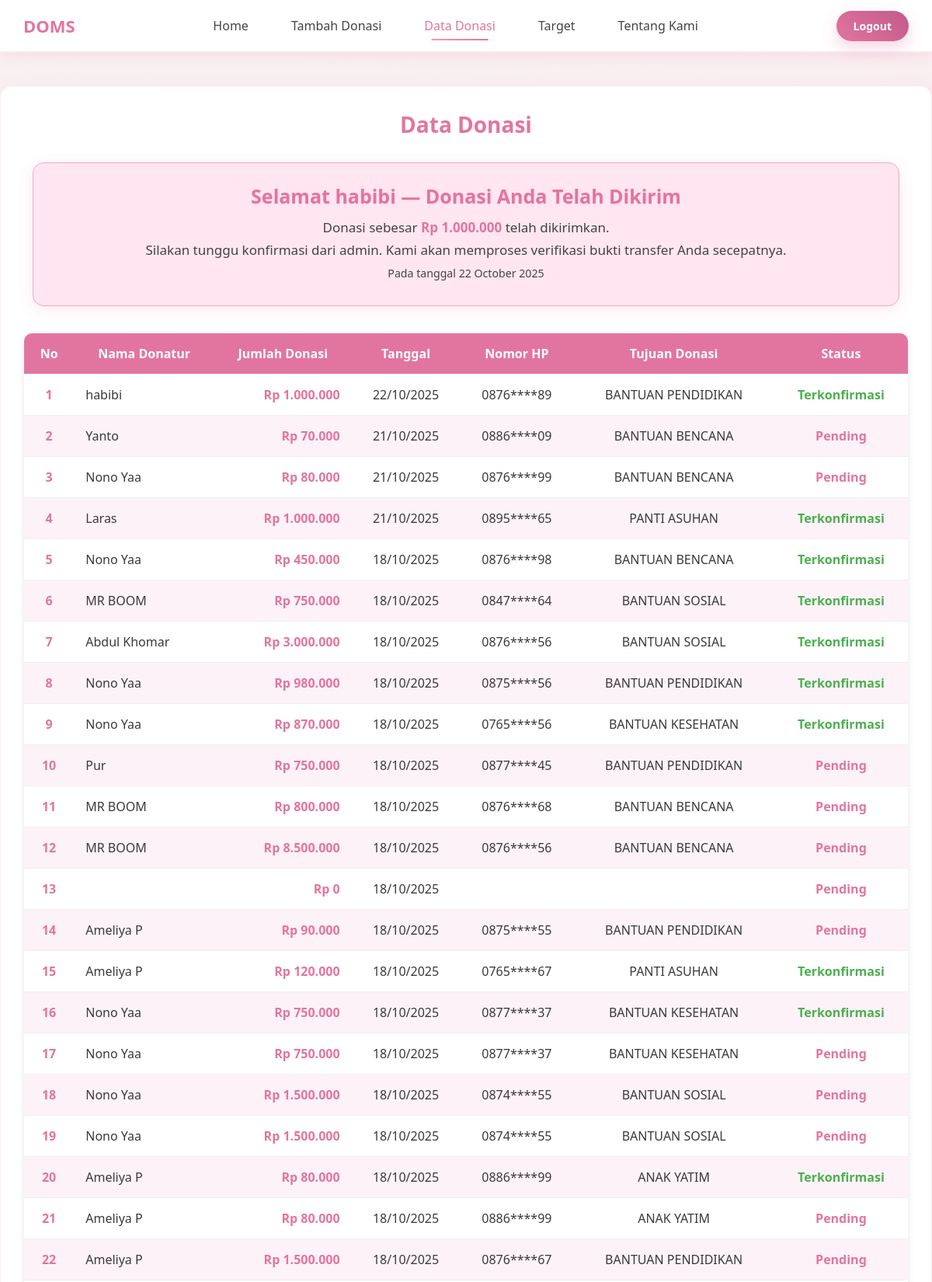
Screenshot of /data_donasi.php (signed in, upper part) with the database file from the repository.
### tables this page shows
CREATE TABLE `donations` (
  `id` int(11) NOT NULL,
  `username` varchar(100) DEFAULT NULL,
  `donor_name` varchar(100) NOT NULL,
  `phone` varchar(20) DEFAULT NULL,
  `amount` decimal(15,2) DEFAULT NULL,
  `created_at` datetime NOT NULL,
  `status` enum('pending','confirmed') NOT NULL DEFAULT 'pending',
  `deleted_admin_temp` enum('yes','no') NOT NULL DEFAULT 'no',
  `tujuan_donasi` varchar(100) NOT NULL,
  `bukti_transfer` varchar(255) DEFAULT NULL,
  `nama_bank` varchar(50) DEFAULT NULL,
  `is_anonim` tinyint(100) NOT NULL DEFAULT 0,
  `tanggal` datetime DEFAULT current_timestamp(),
  `rekening_number` varchar(50) DEFAULT NULL,
  `target_amount` int(11) DEFAULT 0
);

### data_donasi.php (the view, shortened to what this page needs)
<?php
include 'koneksi.php';
$map = [
    'palestina' => 'Palestina',
    'papua' => 'Papua',
    'anak_yatim' => 'Anak Yatim',
    'bencana_alam' => 'Bencana Alam',
    'pendidikan' => 'Pendidikan',
    'kesehatan' => 'Kesehatan',
    'panti_asuhan' => 'Panti Asuhan',
    'masjid' => 'Masjid',
    'umum' => 'Umum'
];
$query = "
    SELECT id, donor_name, amount, phone, created_at,
           IF(status IS NULL OR status = '', 'Pending', status) AS status,
           tujuan_donasi, is_anonim, bukti_transfer
    FROM donations
    ORDER BY created_at DESC
";
$result = mysqli_query($koneksi, $query);
$donations = [];
while ($row = mysqli_fetch_assoc($result)) {
    $donations[] = $row;
}
$latest_query = mysqli_query($koneksi, "
    SELECT donor_name, amount, created_at, is_anonim
    FROM donations
    ORDER BY created_at DESC LIMIT 1
");
$latest = null;
if ($latest_query && mysqli_num_rows($latest_query) > 0) {
    $latest_row = mysqli_fetch_assoc($latest_query);
    $donorNameForDisplay = $latest_row['donor_name'];
    $latest = [
        'donor_name' => $donorNameForDisplay,
        'amount' => $latest_row['amount'],
        'created_at' => date('d F Y', strtotime($latest_row['created_at']))
    ];
}
?>
<!DOCTYPE html>
<html>
<head>
</head>
<body>
<div class="navbar">
    <div class="brand"><b>DOMS</b></div>
    <div class="menu-center">
        <a href="dashboard.php">Home</a>
        <a href="tambah_donasi.php">Tambah Donasi</a>
        <a href="data_donasi.php" class="active">Data Donasi</a>
        <a href="target.php">Target</a>
        <a href="tentang.php">Tentang Kami</a>
    </div>
    <div class="logout">
        <a href="logout.php" onclick="return confirm('Yakin ingin logout?');">Logout</a>
    </div>
</div>
<div class="container">
    <h2>Data Donasi</h2>
    <div class="latest-donor">
        <?php if ($latest): ?>
            <h3>Selamat <?= htmlspecialchars($latest['donor_name']) ?> — Donasi Anda Telah Dikirim</h3>
            <p>Donasi sebesar <span>Rp <?= number_format($latest['amount'], 0, ',', '.') ?></span> telah dikirimkan.</p>
            <p>Silakan tunggu konfirmasi dari admin. Kami akan memproses verifikasi bukti transfer Anda secepatnya.</p>
            <p><small>Pada tanggal <?= htmlspecialchars($latest['created_at']) ?></small></p>
        <?php else: ?>
            <p>Belum ada donasi terbaru</p>
        <?php endif; ?>
    </div>
    <table>
        <thead>
            <tr>
                <th>No</th>
                <th>Nama Donatur</th>
                <th>Jumlah Donasi</th>
                <th>Tanggal</th>
                <th>Nomor HP</th>
                <th>Tujuan Donasi</th>
                <th>Status</th>
            </tr>
        </thead>
        <tbody>
            <?php if (count($donations) > 0): ?>
                <?php foreach ($donations as $i => $d): ?>
                    <?php
                        $donor = ($d['is_anonim']==1 || strtolower($d['donor_name'])=='anonymous') ? 'Nono Yaa' : $d['donor_name'];
                        $tujuan = $map[$d['tujuan_donasi']] ?? $d['tujuan_donasi'];
                        $phone = strlen($d['phone']) > 4 ? substr($d['phone'],0,4).'****'.substr($d['phone'],-2) : $d['phone'];
                    ?>
                    <tr>
                        <td style="text-align:center;font-weight:bold;color:#e2759f;"><?= $i+1 ?></td>
                        <td><?= htmlspecialchars($donor) ?></td>
                        <td class="donation-amount">Rp <?= number_format($d['amount'],0,',','.') ?></td>
                        <td style="text-align:center;"><?= date('d/m/Y', strtotime($d['created_at'])) ?></td>
                        <td style="text-align:center;"><?= htmlspecialchars($phone) ?></td>
                        <td style="text-align:center;"><?= htmlspecialchars($tujuan) ?></td>
                        <td style="text-align:center;">
                            <?php if (strtolower($d['status']) == 'confirmed' || strtolower($d['status']) == 'terkonfirmasi'): ?>
                                <span style="color:#4caf50;font-weight:bold;">Terkonfirmasi</span>
                            <?php else: ?>
                                <span style="color:#e2759f;font-weight:bold;">Pending</span>
                            <?php endif; ?>
                        </td>
                    </tr>
                <?php endforeach; ?>
            <?php else: ?>
                <tr><td colspan="7" class="no-data">Belum ada data donasi</td></tr>
            <?php endif; ?>
        </tbody>
    </table>
</div>
</body>
</html>

### data_donasi.php (style rules this page uses)
* { margin:0;padding:0;box-sizing:border-box; }
body { font-family:'Segoe UI',Tahoma,Geneva,Verdana,sans-serif;background:linear-gradient(135deg,#f8f1f1 0%,#ffe6f0 100%);min-height:100vh;color:#3a3a3a; }
.navbar { position:fixed;top:0;left:0;right:0;background:#fff;display:flex;justify-content:space-between;align-items:center;padding:14px 30px;box-shadow:0 4px 15px rgba(226,117,159,0.15);border-bottom:2px solid rgba(226,117,159,0.15);z-index:1000; }
.navbar .brand { font-size:22px;font-weight:700;color:#e2759f; }
.menu-center { flex:1;display:flex;justify-content:center;gap:25px; }
.menu-center a { color:#444;text-decoration:none;font-weight:500;padding:8px 15px;border-radius:10px;position:relative; }
.menu-center a::after { content:"";position:absolute;bottom:0;left:50%;transform:translateX(-50%);width:0%;height:2px;background:linear-gradient(90deg,#ff99aa,#e2759f);transition:0.3s ease; }
.menu-center a.active { color:#e2759f; }
.menu-center a.active::after { width:60%; }
.logout a { color:#fff;background:linear-gradient(45deg,#e2759f,#c25a8a);padding:10px 22px;border-radius:25px;text-decoration:none;font-size:14px;font-weight:600;box-shadow:0 8px 20px rgba(226,117,159,0.3); }
.container { max-width:1200px;margin:110px auto 30px;background:#fff;padding:30px;border-radius:15px;box-shadow:0 5px 25px rgba(226,117,159,0.1);border:1px solid rgba(226,117,159,0.15); }
h2 { color:#e2759f;text-align:center;margin-bottom:30px;font-size:28px; }
.latest-donor { background:#ffe6f0;border:1px solid #f3a9c2;border-radius:14px;padding:25px;margin-bottom:35px;box-shadow:0 5px 20px rgba(226,117,159,0.15);text-align:center;transition:0.3s;width:98%;margin-left:auto;margin-right:auto; }
.latest-donor h3 { color:#e2759f;font-size:25px;font-weight:700;margin-bottom:12px;text-shadow:0 1px 1px rgba(226,117,159,0.2); }
.latest-donor p { color:#444;font-size:17px;margin:6px 0; }
.latest-donor span { font-weight:bold;color:#e2759f; }
table { width:100%;border-collapse:collapse;border-radius:10px;overflow:hidden;box-shadow:0 3px 10px rgba(0,0,0,0.1);margin-top:20px; }
th,td { padding:15px;text-align:left;border-bottom:1px solid #f0f0f0; }
th { background:#e2759f;color:white;font-weight:600;text-align:center; }
tr:nth-child(even) { background:#fdf2f8; }
.donation-amount { color:#e2759f;font-weight:bold;text-align:right; }

### rows the page displays
donations: donor_name "habibi", amount "1.000.000", created_at "22/10/2025", phone "0876****89", tujuan_donasi "BANTUAN PENDIDIKAN", shows "Terkonfirmasi"
donations: donor_name "Yanto", amount "70.000", created_at "21/10/2025", phone "0886****09", tujuan_donasi "BANTUAN BENCANA", shows "Pending"
donations: is_anonim "Nono Yaa", amount "80.000", created_at "21/10/2025", phone "0876****99", tujuan_donasi "BANTUAN BENCANA", shows "Pending"
donations: donor_name "Laras", amount "1.000.000", created_at "21/10/2025", phone "0895****65", tujuan_donasi "PANTI ASUHAN", shows "Terkonfirmasi"
donations: is_anonim "Nono Yaa", amount "450.000", created_at "18/10/2025", phone "0876****98", tujuan_donasi "BANTUAN BENCANA", shows "Terkonfirmasi"
donations: donor_name "MR BOOM", amount "750.000", created_at "18/10/2025", phone "0847****64", tujuan_donasi "BANTUAN SOSIAL", shows "Terkonfirmasi"
donations: donor_name "Abdul Khomar", amount "3.000.000", created_at "18/10/2025", phone "0876****56", tujuan_donasi "BANTUAN SOSIAL", shows "Terkonfirmasi"
donations: is_anonim "Nono Yaa", amount "980.000", created_at "18/10/2025", phone "0875****56", tujuan_donasi "BANTUAN PENDIDIKAN", shows "Terkonfirmasi"
donations: is_anonim "Nono Yaa", amount "870.000", created_at "18/10/2025", phone "0765****56", tujuan_donasi "BANTUAN KESEHATAN", shows "Terkonfirmasi"
donations: donor_name "Pur", amount "750.000", created_at "18/10/2025", phone "0877****45", tujuan_donasi "BANTUAN PENDIDIKAN", shows "Pending"
donations: donor_name "MR BOOM", amount "800.000", created_at "18/10/2025", phone "0876****68", tujuan_donasi "BANTUAN BENCANA", shows "Pending"
donations: donor_name "MR BOOM", amount "8.500.000", created_at "18/10/2025", phone "0876****56", tujuan_donasi "BANTUAN BENCANA", shows "Pending"
donations: amount "0", created_at "18/10/2025", shows "Pending"
donations: donor_name "Ameliya P", amount "90.000", created_at "18/10/2025", phone "0875****55", tujuan_donasi "BANTUAN PENDIDIKAN", shows "Pending"
donations: donor_name "Ameliya P", amount "120.000", created_at "18/10/2025", phone "0765****67", tujuan_donasi "PANTI ASUHAN", shows "Terkonfirmasi"
donations: is_anonim "Nono Yaa", amount "750.000", created_at "18/10/2025", phone "0877****37", tujuan_donasi "BANTUAN KESEHATAN", shows "Terkonfirmasi"
donations: is_anonim "Nono Yaa", amount "750.000", created_at "18/10/2025", phone "0877****37", tujuan_donasi "BANTUAN KESEHATAN", shows "Pending"
donations: is_anonim "Nono Yaa", amount "1.500.000", created_at "18/10/2025", phone "0874****55", tujuan_donasi "BANTUAN SOSIAL", shows "Pending"
donations: is_anonim "Nono Yaa", amount "1.500.000", created_at "18/10/2025", phone "0874****55", tujuan_donasi "BANTUAN SOSIAL", shows "Pending"
donations: donor_name "Ameliya P", amount "80.000", created_at "18/10/2025", phone "0886****99", tujuan_donasi "ANAK YATIM", shows "Terkonfirmasi"
donations: donor_name "Ameliya P", amount "80.000", created_at "18/10/2025", phone "0886****99", tujuan_donasi "ANAK YATIM", shows "Pending"
donations: donor_name "Ameliya P", amount "1.500.000", created_at "18/10/2025", phone "0876****67", tujuan_donasi "BANTUAN PENDIDIKAN", shows "Pending"

### other values shown
$latest['donor_name'] "habibi"
$latest['amount'] "1.000.000"
$latest['created_at'] "22 October 2025"
